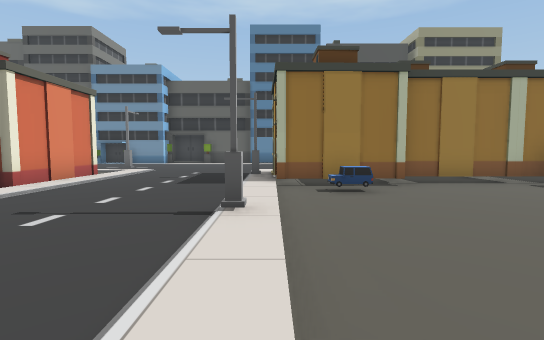
[1] (above)

21 first-person views from a walk through a 3-D level made in the Unity game engine. The camera is 1.4 m above the floor, tilts 4° down and sees 85° across. The floor is counted in squares, 2 m on a side. Each view is taken from the middle of a square. On the plan, view 1 faces up. The plan holds only what a view shows up to about 10 squares ahead; the rest is blank. The place goes on beyond the plan. Some surface patterns are stand-ins.

[2]
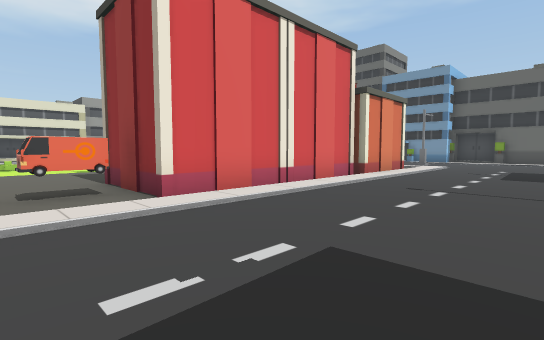

[3]
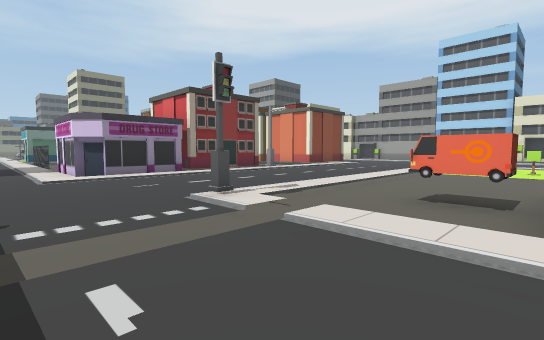

[4]
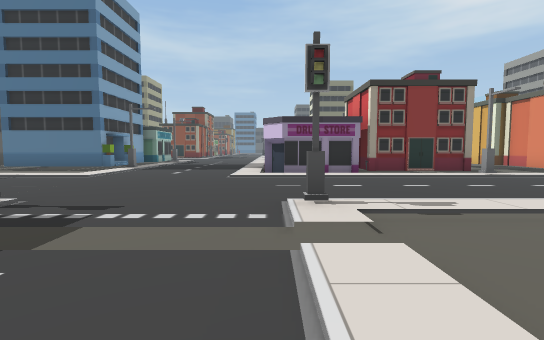

[5]
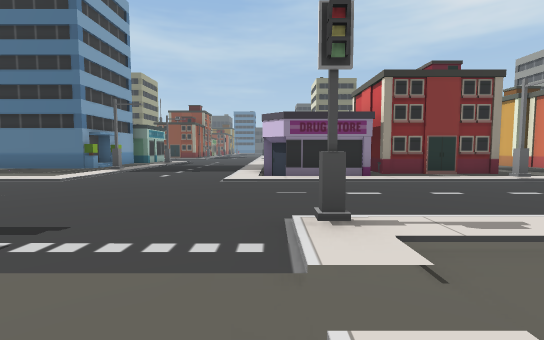

[6]
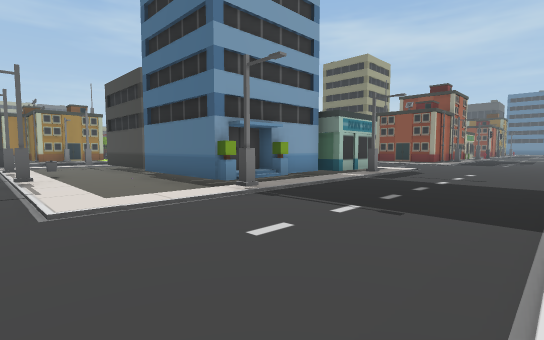

[7]
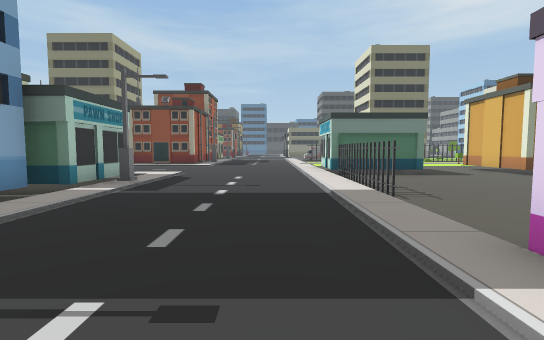

[8]
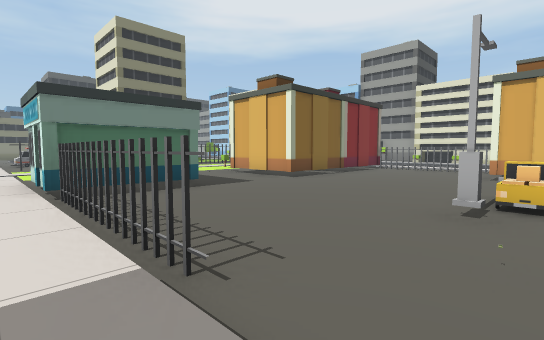

[9]
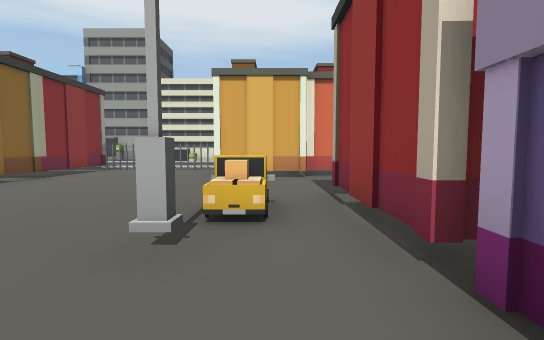

[10]
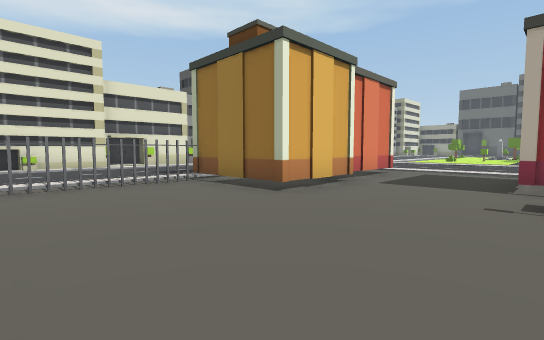

[11]
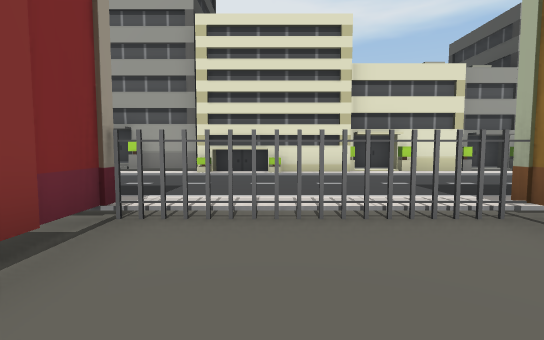

[12]
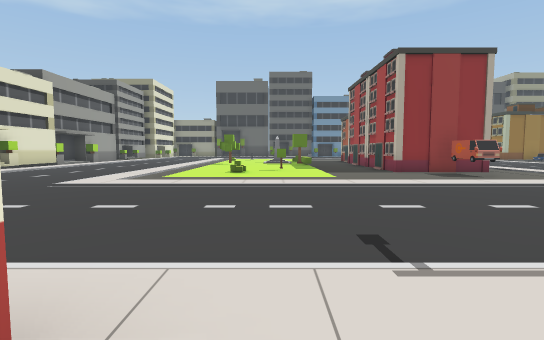

[13]
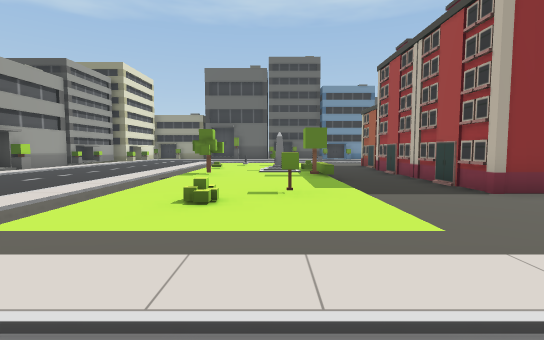

[14]
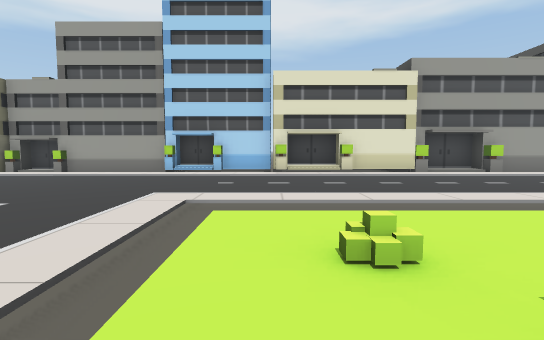

[15]
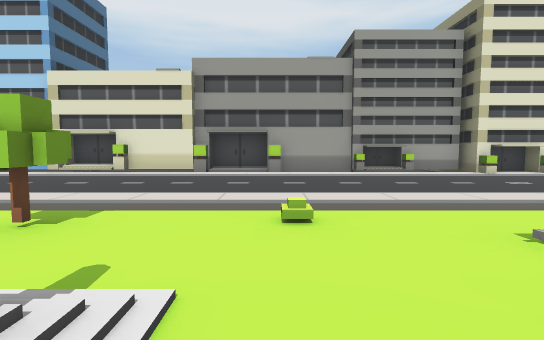

[16]
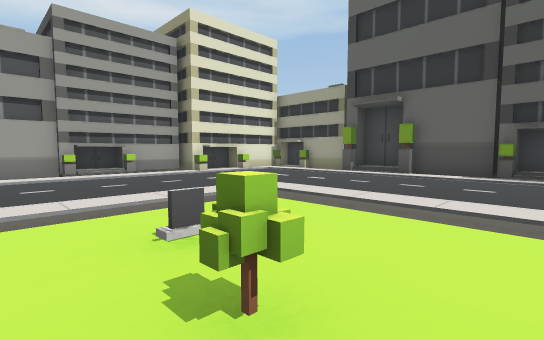

[17]
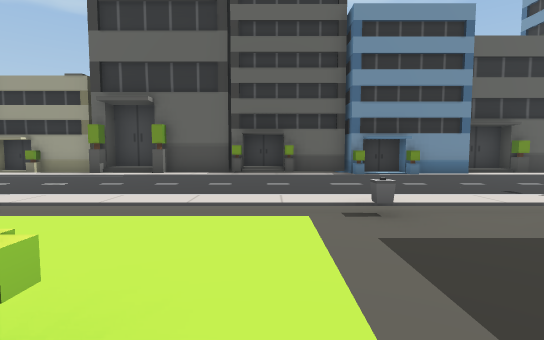

[18]
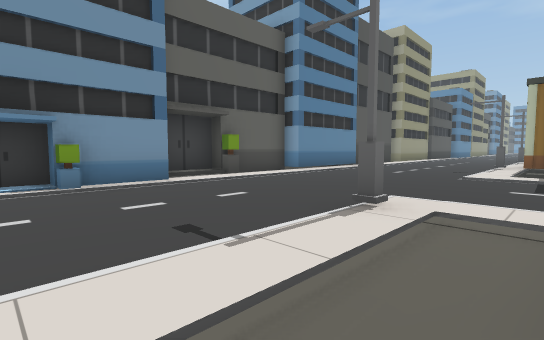

[19]
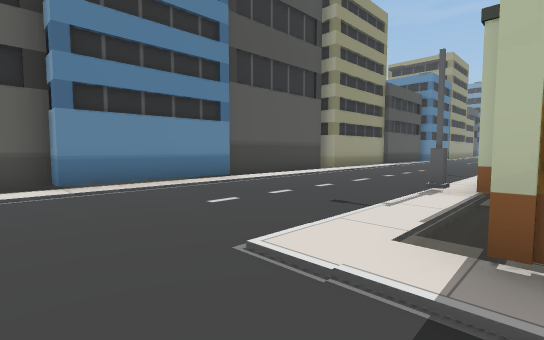

[20]
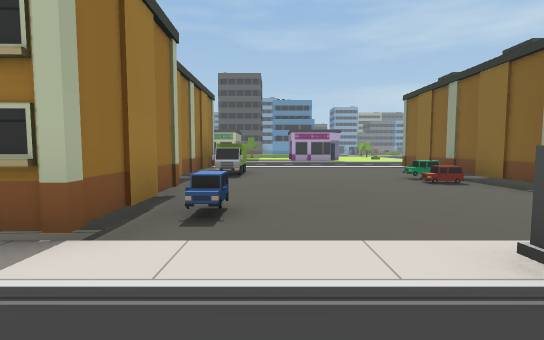

[21]
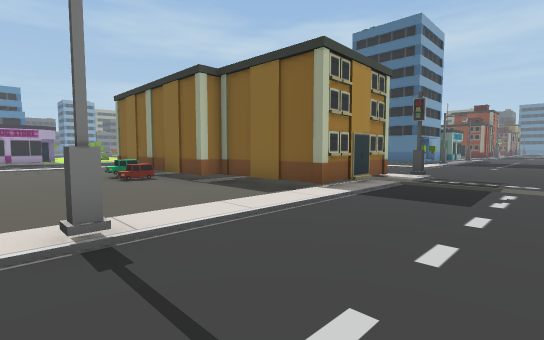

### Floor plan
Key: @ floor where view 1 was taken; # wall or solid block; x gap in a wall; . main floor; - floor 0.25 m lower than the main floor; / step, stairs or slope; L lamp; B bush; F fence; T tree; M tombstone; I bin; R truck; O other object.
Columns run from 21 left of view 1 to 8 right of it. Each row starts with its distance up from view 1.
 16  ##  ### ###   ######  #####
 15   .O/#/###/#####////####////
 14    ..........................
 13 ## ...........................
 12 ##............................
 11 #/............................
 10 #/..../////I////L....///L O  O
  9 #/..../////-----/....#
  8 #/..../....--O  #....L
  7 #/..../.MO.-    #....O########
  6 #/..../....    ##..../OO----RR
  5 #/....//...--###/..../--------
  4 ./..../..OO--###/..../--------
  3 #/..../T...--###/....L--------
  2 #/..../...T--###/..../--------
  1 #/..../....--###/..../----O---
  0 #/..../....--###/....@--######
 -1 ##..../.BO.---OO/....O
 -2 ##..../....-----//...#
 -3 #/....///////////....#
 -4 #/..............#.....
 -5 #/.....................
 -6 #/......................
 -7 #/.... .....................L
 -8 #/...  ////LO.O///.....//L//O/
 -9 #/..    #---  ####.....-------
-10 #/.     #---  ## #....Lx#-----
-11 #/..    #---######...../###O##
-12 #O...   #---OO----.....##
-13 #/....O##-----L---.....#
-14 ##....F----------F.....#
-15  #....F----------F....L-
-16  #....F----------F.....#
-17 ##....F----------F...../
-18 ##....O##O##---###......
-19 #/...      #---  #......

Positions as (right, up) in squares from view 1, and headings:
1: (0, 0), facing up
2: (-1, -2), facing up-left
3: (-2, 0), facing down-left
4: (-4, 0), facing down
5: (-4, -1), facing down
6: (-3, -7), facing down-right
7: (-2, -9), facing down
8: (-3, -12), facing down-left
9: (-5, -12), facing left
10: (-9, -17), facing up-left
11: (-12, -16), facing left
12: (-12, -9), facing up
13: (-12, -5), facing up
14: (-11, -2), facing left
15: (-11, 5), facing left
16: (-11, 6), facing up-left
17: (-11, 6), facing up
18: (-8, 9), facing up-right
19: (-2, 9), facing up-right
20: (-2, 5), facing right
21: (-3, 4), facing down-right
